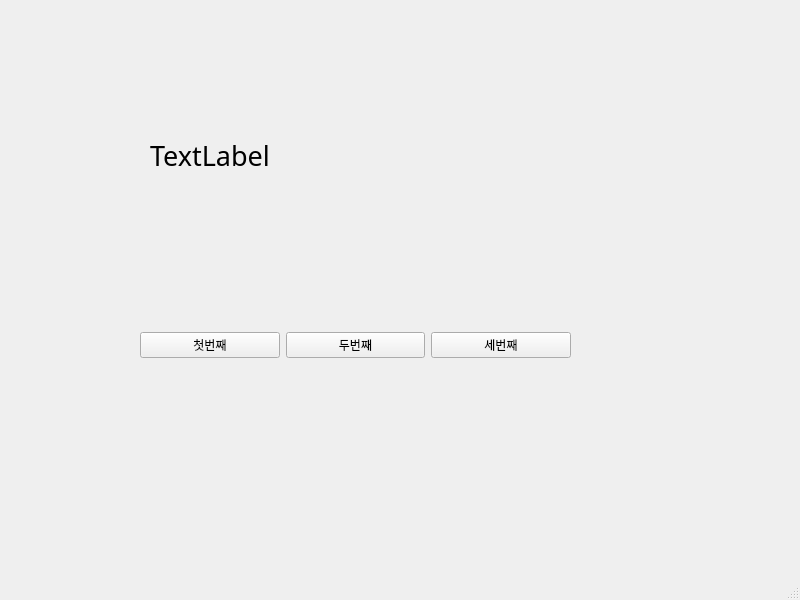
<?xml version="1.0" encoding="UTF-8"?>
<ui version="4.0">
 <class>MainWindow</class>
 <widget class="QMainWindow" name="MainWindow">
  <property name="geometry">
   <rect>
    <x>0</x>
    <y>0</y>
    <width>800</width>
    <height>600</height>
   </rect>
  </property>
  <property name="windowTitle">
   <string>MainWindow</string>
  </property>
  <widget class="QWidget" name="centralwidget">
   <widget class="QWidget" name="horizontalLayoutWidget">
    <property name="geometry">
     <rect>
      <x>140</x>
      <y>220</y>
      <width>431</width>
      <height>251</height>
     </rect>
    </property>
    <layout class="QHBoxLayout" name="horizontalLayout">
     <item>
      <widget class="QPushButton" name="pushButton">
       <property name="text">
        <string>첫번째</string>
       </property>
      </widget>
     </item>
     <item>
      <widget class="QPushButton" name="pushButton_3">
       <property name="text">
        <string>두번째</string>
       </property>
      </widget>
     </item>
     <item>
      <widget class="QPushButton" name="pushButton_2">
       <property name="text">
        <string>세번째</string>
       </property>
      </widget>
     </item>
    </layout>
   </widget>
   <widget class="QLabel" name="label">
    <property name="geometry">
     <rect>
      <x>150</x>
      <y>120</y>
      <width>401</width>
      <height>71</height>
     </rect>
    </property>
    <property name="font">
     <font>
      <family>휴먼편지체</family>
      <pointsize>20</pointsize>
     </font>
    </property>
    <property name="text">
     <string>TextLabel</string>
    </property>
   </widget>
  </widget>
  <widget class="QMenuBar" name="menubar">
   <property name="geometry">
    <rect>
     <x>0</x>
     <y>0</y>
     <width>800</width>
     <height>22</height>
    </rect>
   </property>
  </widget>
  <widget class="QStatusBar" name="statusbar"/>
 </widget>
 <resources/>
 <connections>
  <connection>
   <sender>pushButton</sender>
   <signal>clicked()</signal>
   <receiver>MainWindow</receiver>
   <slot>firstClick()</slot>
   <hints>
    <hint type="sourcelabel">
     <x>205</x>
     <y>366</y>
    </hint>
    <hint type="destinationlabel">
     <x>199</x>
     <y>444</y>
    </hint>
   </hints>
  </connection>
  <connection>
   <sender>pushButton_3</sender>
   <signal>clicked()</signal>
   <receiver>MainWindow</receiver>
   <slot>secondClick()</slot>
   <hints>
    <hint type="sourcelabel">
     <x>382</x>
     <y>369</y>
    </hint>
    <hint type="destinationlabel">
     <x>370</x>
     <y>444</y>
    </hint>
   </hints>
  </connection>
  <connection>
   <sender>pushButton_2</sender>
   <signal>clicked()</signal>
   <receiver>MainWindow</receiver>
   <slot>thirdClick()</slot>
   <hints>
    <hint type="sourcelabel">
     <x>523</x>
     <y>364</y>
    </hint>
    <hint type="destinationlabel">
     <x>519</x>
     <y>440</y>
    </hint>
   </hints>
  </connection>
 </connections>
 <slots>
  <slot>firstClick()</slot>
  <slot>secondClick()</slot>
  <slot>thirdClick()</slot>
 </slots>
</ui>
